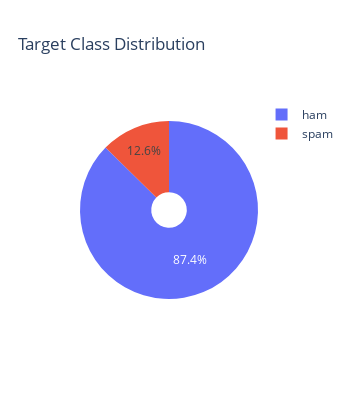

Notebook code cell kept with this figure:
### Code cell
import plotly.express as px

target_counts = df["target"].value_counts().reset_index()
fig = px.pie(target_counts, names='target', values='count', title='Target Class Distribution',hole=0.2)
fig.update_layout(
    width = 350,
    height =400
)
fig.show()

### Figure 1 — Plotly figure (JSON) as saved in the notebook; plotly's stock layout.template omitted (floating-point values rounded to 4 significant figures)
{"data": [{"domain": {"x": [0, 1], "y": [0, 1]}, "hole": 0.2, "hovertemplate": "target=%{label}<br>count=%{value}<extra></extra>", "labels": ["ham", "spam"], "legendgroup": "", "name": "", "showlegend": true, "type": "pie", "values": [4516, 653]}], "layout": {"height": 400, "legend": {"tracegroupgap": 0}, "title": {"text": "Target Class Distribution"}, "width": 350}}
